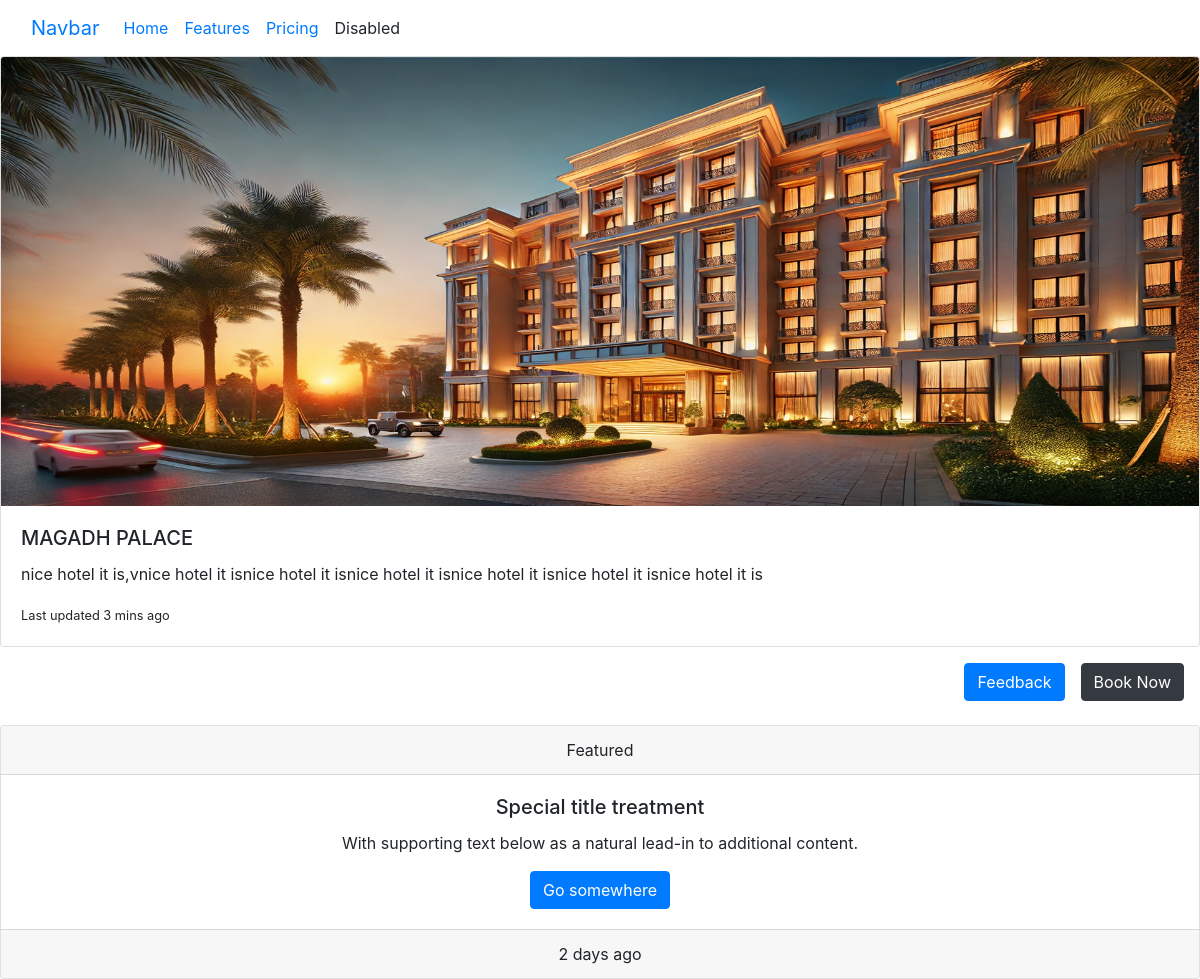
The page /instance/1/ on the database as committed earlier.
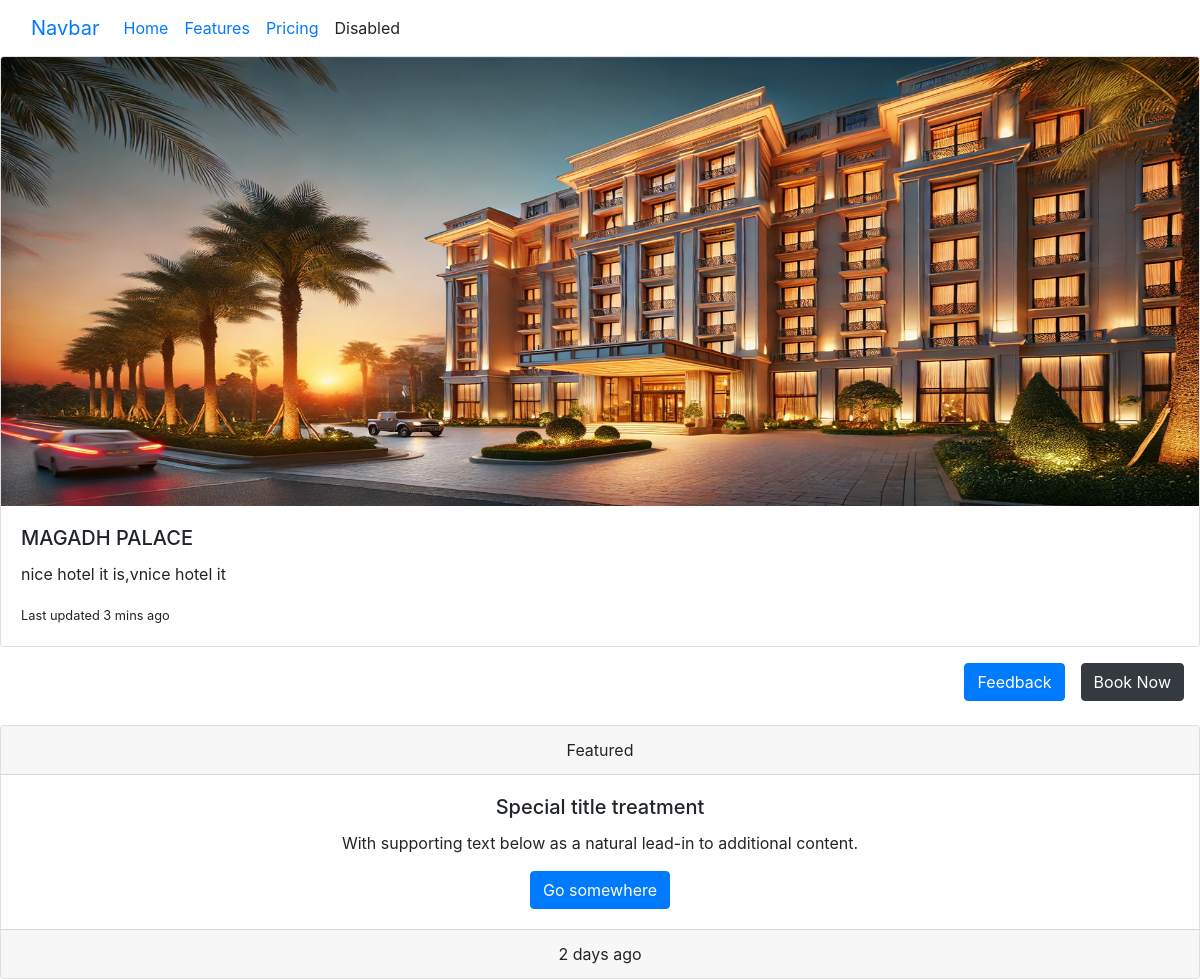
The same page on the database as committed later.
### app/models.py (models this page shows, shortened)
class Model1(models.Model):
    category= models.ForeignKey(Category, on_delete=models.CASCADE, related_name='model1_items')
    name = models.CharField(max_length=255)
    image = models.ImageField(upload_to='images/')
    description = models.TextField()
    price = models.DecimalField(max_digits=10, decimal_places=2)
    rating = models.FloatField()
    location = models.CharField(max_length=255)
    availability = models.BooleanField(default=True)

### app/views.py (the view)
# urls.py: path('instance/<int:pk>/', instance_detail, name='instance_detail'),
def instance_detail(request, pk):
    instance = get_object_or_404(Model1, pk=pk)
    return render(request, 'instance_detail.html', {'instance': instance})

### templates/instance_detail.html
{% extends "base.html" %}
{% load static %}
{% block content %}
    <section>
        <div >
            <div class="card mb-3">
                <img src="{{ instance.image.url }}" class="card-img-top" alt="{{ instance.image.url }}">
                <div class="card-body">
                  <h5 class="card-title">{{instance.name}}</h5>
                  <p class="card-text">{{instance.description}}</p>
                  <p class="card-text"><small class="text-body-secondary">Last updated 3 mins ago</small></p>
                </div>
              </div>
        </div>
        <div >
            <div class="d-grid gap-2 d-md-flex justify-content-md-end">
                <a href="{% url 'feedback' instance.pk %}">
                <button class="btn btn-primary me-md-2" type="button">Feedback</button>
                </a>&emsp;
                <a href="{% url 'booking' instance.pk %}">
                    <button class="btn btn-dark" type="button">Book Now</button>&emsp;
                </a>
              </div><br>
        </div>
    </section>
{% endblock content %}

Rows that differ between the two databases and show on the page:
changed Model1 "MAGADH PALACE": description "nice hotel it is,vnice hotel it isnice hotel it isnice hotel it isnice hotel it isnice hotel it isnice hotel it is" → "nice hotel it is,vnice hotel it"
